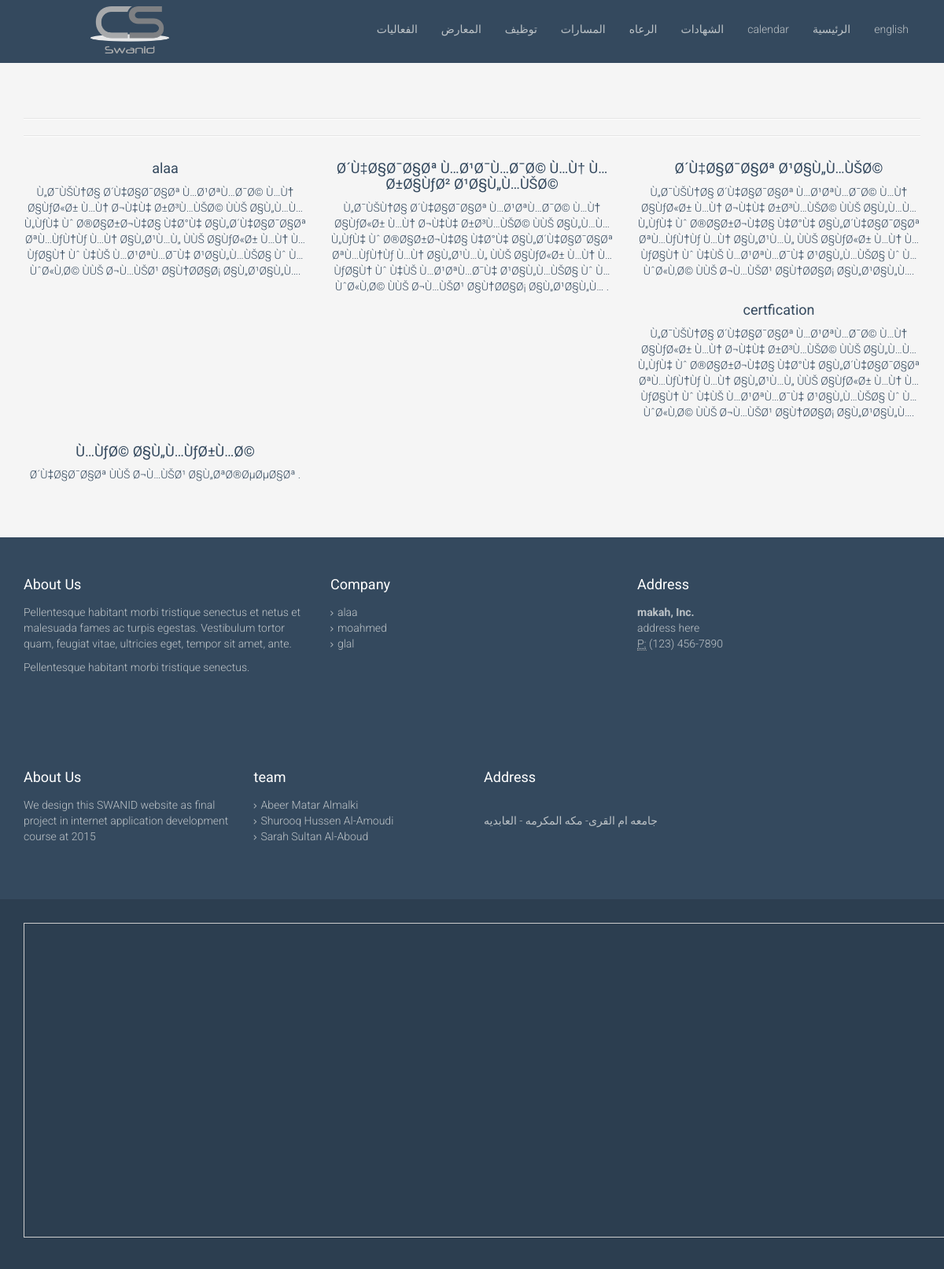
The app's page /certfication.php with its own data.
### tables this page shows
CREATE TABLE IF NOT EXISTS `certification_and_awards` (
  `id` int(11) NOT NULL AUTO_INCREMENT,
  `title` varchar(150) NOT NULL,
  `description` text NOT NULL,
  PRIMARY KEY (`id`)
);

### certfication.php (the view)
<?php require 'header.php'; ?>
  <section id="career" class="container">
    <div class="center">
    <hr>
    <hr>
    <div class="row">
        <?php
         require 'connection/conn.php';
      $query=mysqli_query($connect , "SELECT * FROM certification_and_awards");
      while ($result=mysqli_fetch_assoc($query)) {
         extract($result);
         echo "<div class='col-sm-4'>
         <h4>$title</h4>
        <p>$description.</p>
        </div>";
       } ?>
    </div>
  </section>
  <section id="bottom" class="wet-asphalt">
    <div class="container">
      <div class="row">
        <div class="col-md-4 col-sm-12">
          <h4>About Us</h4>
          <p>Pellentesque habitant morbi tristique senectus et netus et malesuada fames ac turpis egestas. Vestibulum tortor quam, feugiat vitae, ultricies eget, tempor sit amet, ante.</p>
          <p>Pellentesque habitant morbi tristique senectus.</p>
        </div>
        <div class="col-md-4 col-sm-12">
          <h4>Company</h4>
          <div>
            <ul class="arrow">
              <li><a href="#">alaa</a></li>
              <li><a href="#">moahmed</a></li>
              <li><a href="#">glal</a></li>
            </ul>
          </div>
        </div>
        <div class="col-md-4 col-sm-6">
          <h4>Address</h4>
          <address>
            <strong>makah, Inc.</strong><br>
            address here <br>
            <abbr title="Phone">P:</abbr> (123) 456-7890
          </address>
        </div>
      </div>
    </div>
  </section>
 <?php require 'footer.php'; ?>

### css/main.css (style rules this page uses)
body { padding-top: 80px; color: #34495e; background: #f5f5f5; font-family: 'Roboto', sans-serif; font-weight: 300; }
h1, h2, h3, h4, h5, h6 { font-family: 'Roboto', sans-serif; font-weight: 400; }
a { color: #34495e; -webkit-transition: 300ms; -moz-transition: 300ms; -o-transition: 300ms; transition: 300ms; }
hr { border-top: 1px solid #e5e5e5; border-bottom: 1px solid #fff; }
body > section { padding: 50px 0; }
.turquoise, .green-sea, .sun-flower, .orange, .emerald, .nephrits, .carrot, .pumkin, .peter-river, .belize-hole, .alizarin, .pomegranate, .amethyst, .wisteria, .clouds .silver, .wet-asphalt, .midnight-blue, .concrete, .asbestos { color: #fff; }
.turquoise h1, .green-sea h1, .sun-flower h1, .orange h1, .emerald h1, .nephrits h1, .carrot h1, .pumkin h1, .peter-river h1, .belize-hole h1, .alizarin h1, .pomegranate h1, .amethyst h1, .wisteria h1, .clouds .silver h1, .wet-asphalt h1, .midnight-blue h1, .concrete h1, .asbestos h1, .turquoise h2, .green-sea h2, .sun-flower h2, .orange h2, .emerald h2, .nephrits h2, .carrot h2, .pumkin h2, .peter-river h2, .belize-hole h2, .alizarin h2, .pomegranate h2, .amethyst h2, .wisteria h2, .clouds .silver h2, .wet-asphalt h2, .midnight-blue h2, .concrete h2, .asbestos h2, .turquoise h3, .green-sea h3, .sun-flower h3, .orange h3, .emerald h3, .nephrits h3, .carrot h3, .pumkin h3, .peter-river h3, .belize-hole h3, .alizarin h3, .pomegranate h3, .amethyst h3, .wisteria h3, .clouds .silver h3, .wet-asphalt h3, .midnight-blue h3, .concrete h3, .asbestos h3, .turquoise h4, .green-sea h4, .sun-flower h4, .orange h4, .emerald h4, .nephrits h4, .carrot h4, .pumkin h4, .peter-river h4, .belize-hole h4, .alizarin h4, .pomegranate h4, .amethyst h4, .wisteria h4, .clouds .silver h4, .wet-asphalt h4, .midnight-blue h4, .concrete h4, .asbestos h4, .turquoise h5, .green-sea h5, .sun-flower h5, .orange h5, .emerald h5, .nephrits h5, .carrot h5, .pumkin h5, .peter-river h5, .belize-hole h5, .alizarin h5, .pomegranate h5, .amethyst h5, .wisteria h5, .clouds .silver h5, .wet-asphalt h5, .midnight-blue h5, .concrete h5, .asbestos h5, .turquoise h6, .green-sea h6, .sun-flower h6, .orange h6, .emerald h6, .nephrits h6, .carrot h6, .pumkin h6, .peter-river h6, .belize-hole h6, .alizarin h6, .pomegranate h6, .amethyst h6, .wisteria h6, .clouds .silver h6, .wet-asphalt h6, .midnight-blue h6, .concrete h6, .asbestos h6 { color: #fff; }
.wet-asphalt { background-color: #34495e; }
.wet-asphalt a:not(.btn) { color: #bdc3c7; }
.center { text-align: center; }
#bottom { color: #bdc3c7; }
#bottom h4 { margin-top: 0; margin-bottom: 15px; }
.row > div { margin-bottom: 10px; }
ul.arrow, ul.arrow-double, ul.tick, ul.cross, ul.star, ul.rss { list-style: none; padding: 0; margin: 0; }
ul.arrow li::before, ul.arrow-double li::before, ul.tick li::before, ul.cross li::before, ul.star li::before, ul.rss li::before, ul.arrow li::after, ul.arrow-double li::after, ul.tick li::after, ul.cross li::after, ul.star li::after, ul.rss li::after { font-family: FontAwesome; font-size: 11px; }
ul.arrow li::before, ul.arrow-double li::before, ul.tick li::before, ul.cross li::before, ul.star li::before, ul.rss li::before { margin-right: 5px; }
ul.arrow li::before { content: "\f105"; }

### records on screen
certification_and_awards: title "alaa", description "Ù„Ø¯ÙŠÙ†Ø§ Ø´Ù‡Ø§Ø¯Ø§Øª Ù…Ø¹ØªÙ…Ø¯Ø© Ù…Ù† Ø§ÙƒØ«Ø± Ù…Ù† Ø¬Ù‡Ù‡ Ø±Ø³Ù…ÙŠØ© ÙÙŠ Ø§Ù„Ù…Ù…Ù„ÙƒÙ‡ Ùˆ Ø®Ø§Ø±Ø¬Ù‡Ø§ Ù‡Ø°Ù‡ Ø§Ù„Ø´Ù‡Ø§Ø¯Ø§Øª ØªÙ…ÙƒÙ†Ùƒ Ù…Ù† Ø§Ù„Ø¹Ù…Ù„ ÙÙŠ Ø§ÙƒØ«Ø± Ù…Ù† Ù…ÙƒØ§Ù† Ùˆ Ù‡ÙŠ Ù…Ø¹ØªÙ…Ø¯Ù‡ Ø¹Ø§Ù„Ù…ÙŠØ§ Ùˆ Ù…ÙˆØ«Ù‚Ø© ÙÙŠ Ø¬Ù…ÙŠØ¹ Ø§Ù†Ø­Ø§Ø¡ Ø§Ù„Ø¹Ø§Ù„Ù…"
certification_and_awards: title "Ø´Ù‡Ø§Ø¯Ø§Øª Ù…Ø¹Ø¯Ù…Ø¯Ø© Ù…Ù† Ù…Ø±Ø§ÙƒØ² Ø¹Ø§Ù„Ù…ÙŠØ©", description "Ù„Ø¯ÙŠÙ†Ø§ Ø´Ù‡Ø§Ø¯Ø§Øª Ù…Ø¹ØªÙ…Ø¯Ø© Ù…Ù† Ø§ÙƒØ«Ø± Ù…Ù† Ø¬Ù‡Ù‡ Ø±Ø³Ù…ÙŠØ© ÙÙŠ Ø§Ù„Ù…Ù…Ù„ÙƒÙ‡ Ùˆ Ø®Ø§Ø±Ø¬Ù‡Ø§ Ù‡Ø°Ù‡ Ø§Ù„Ø´Ù‡Ø§Ø¯Ø§Øª ØªÙ…ÙƒÙ†Ùƒ Ù…Ù† Ø§Ù„Ø¹Ù…Ù„ ÙÙŠ Ø§ÙƒØ«Ø± Ù…Ù† Ù…ÙƒØ§Ù† Ùˆ Ù‡ÙŠ Ù…Ø¹ØªÙ…Ø¯Ù‡ Ø¹Ø§Ù„Ù…ÙŠØ§ Ùˆ Ù…ÙˆØ«Ù‚Ø© ÙÙŠ Ø¬Ù…ÙŠØ¹ Ø§Ù†Ø­Ø§Ø¡ Ø§Ù„Ø¹Ø§Ù„Ù…"
certification_and_awards: title "Ø´Ù‡Ø§Ø¯Ø§Øª Ø¹Ø§Ù„Ù…ÙŠØ©", description "Ù„Ø¯ÙŠÙ†Ø§ Ø´Ù‡Ø§Ø¯Ø§Øª Ù…Ø¹ØªÙ…Ø¯Ø© Ù…Ù† Ø§ÙƒØ«Ø± Ù…Ù† Ø¬Ù‡Ù‡ Ø±Ø³Ù…ÙŠØ© ÙÙŠ Ø§Ù„Ù…Ù…Ù„ÙƒÙ‡ Ùˆ Ø®Ø§Ø±Ø¬Ù‡Ø§ Ù‡Ø°Ù‡ Ø§Ù„Ø´Ù‡Ø§Ø¯Ø§Øª ØªÙ…ÙƒÙ†Ùƒ Ù…Ù† Ø§Ù„Ø¹Ù…Ù„ ÙÙŠ Ø§ÙƒØ«Ø± Ù…Ù† Ù…ÙƒØ§Ù† Ùˆ Ù‡ÙŠ Ù…Ø¹ØªÙ…Ø¯Ù‡ Ø¹Ø§Ù„Ù…ÙŠØ§ Ùˆ Ù…ÙˆØ«Ù‚Ø© ÙÙŠ Ø¬Ù…ÙŠØ¹ Ø§Ù†Ø­Ø§Ø¡ Ø§Ù„Ø¹Ø§Ù„Ù…"
certification_and_awards: title "certfication", description "Ù„Ø¯ÙŠÙ†Ø§ Ø´Ù‡Ø§Ø¯Ø§Øª Ù…Ø¹ØªÙ…Ø¯Ø© Ù…Ù† Ø§ÙƒØ«Ø± Ù…Ù† Ø¬Ù‡Ù‡ Ø±Ø³Ù…ÙŠØ© ÙÙŠ Ø§Ù„Ù…Ù…Ù„ÙƒÙ‡ Ùˆ Ø®Ø§Ø±Ø¬Ù‡Ø§ Ù‡Ø°Ù‡ Ø§Ù„Ø´Ù‡Ø§Ø¯Ø§Øª ØªÙ…ÙƒÙ†Ùƒ Ù…Ù† Ø§Ù„Ø¹Ù…Ù„ ÙÙŠ Ø§ÙƒØ«Ø± Ù…Ù† Ù…ÙƒØ§Ù† Ùˆ Ù‡ÙŠ Ù…Ø¹ØªÙ…Ø¯Ù‡ Ø¹Ø§Ù„Ù…ÙŠØ§ Ùˆ Ù…ÙˆØ«Ù‚Ø© ÙÙŠ Ø¬Ù…ÙŠØ¹ Ø§Ù†Ø­Ø§Ø¡ Ø§Ù„Ø¹Ø§Ù„Ù…"
certification_and_awards: title "Ù…ÙƒØ© Ø§Ù„Ù…ÙƒØ±Ù…Ø©", description "Ø´Ù‡Ø§Ø¯Ø§Øª ÙÙŠ Ø¬Ù…ÙŠØ¹ Ø§Ù„ØªØ®ØµØµØ§Øª"
